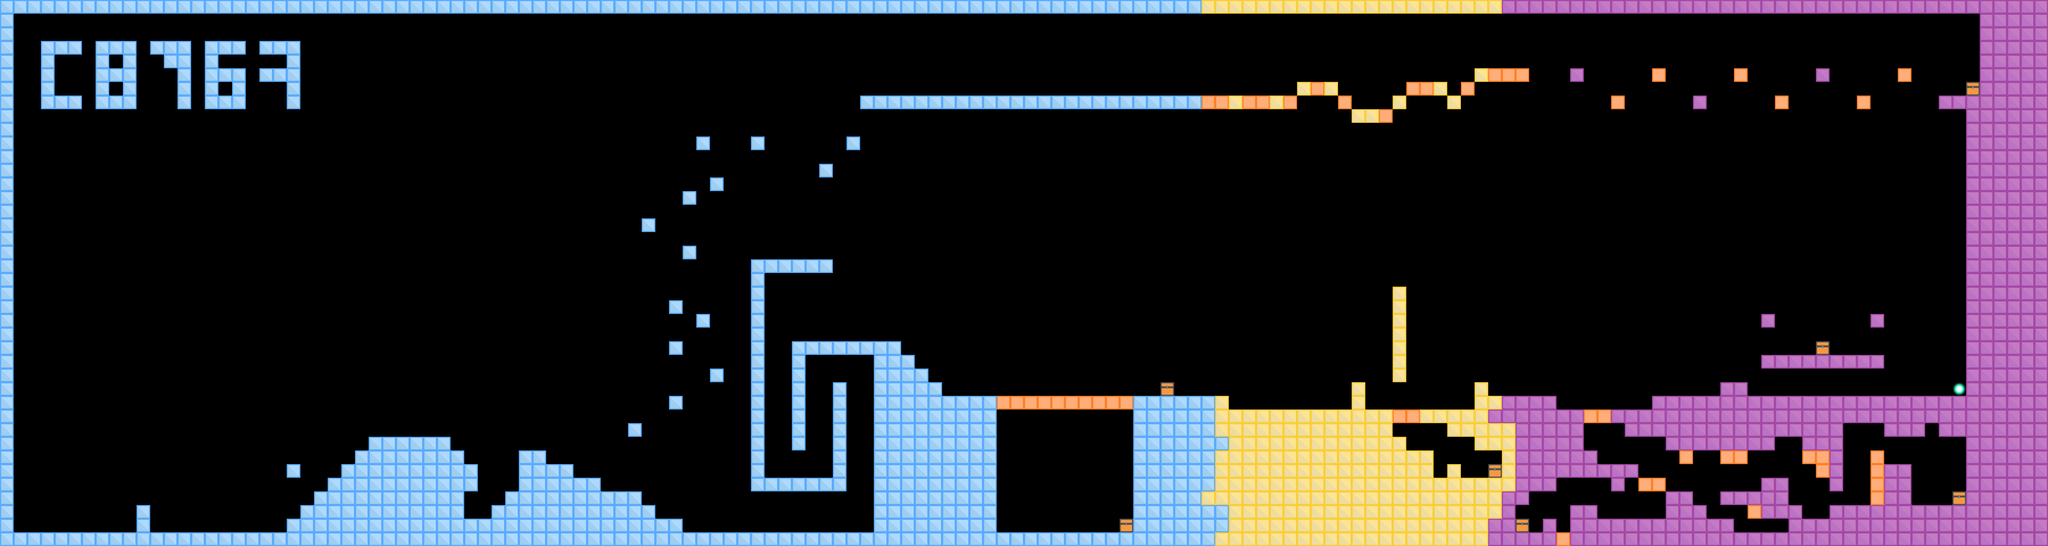

This is a level from a 2D game, rendered from its Tiled map with the project's own tilesets. A one-line summary and the map file follow, with tile-layer data summarised:
An orthogonal 150x40 tile map with 72x72 px tiles, 1 tile layer (圖塊層 1) and 1 object.

<map version="1.8" tiledversion="1.8.2" orientation="orthogonal" renderorder="right-down" width="150" height="40" tilewidth="72" tileheight="72" infinite="0" nextlayerid="5" nextobjectid="10">
 <tileset firstgid="1" source="core/assets/Tiles.tsx" />
 <layer id="1" name="圖塊層 1" width="150" height="40">
  <data>[6000 cells, 1442 non-empty, 6 distinct tile ids]</data>
 </layer>
 <objectgroup id="4" name="Object Layer 1">
  <object id="9" x="0" y="2808" width="10800" height="72" />
 </objectgroup>
</map>
